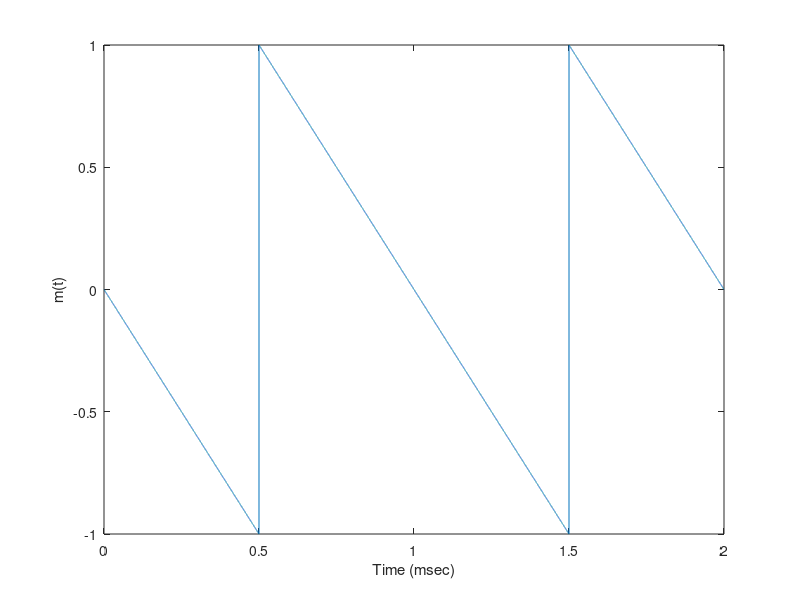
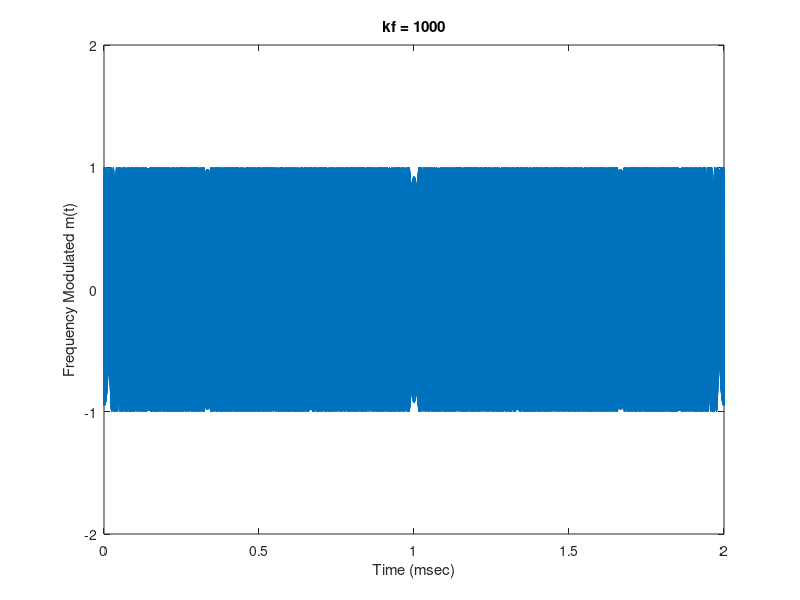
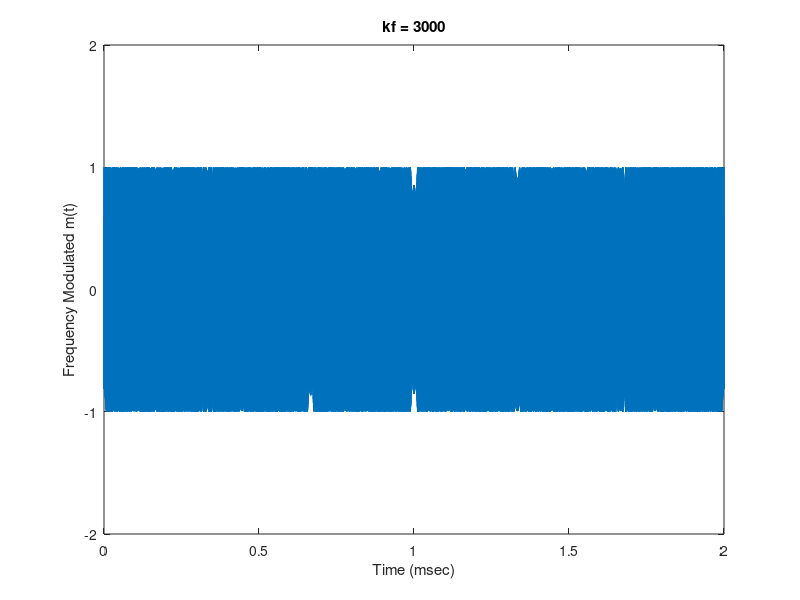
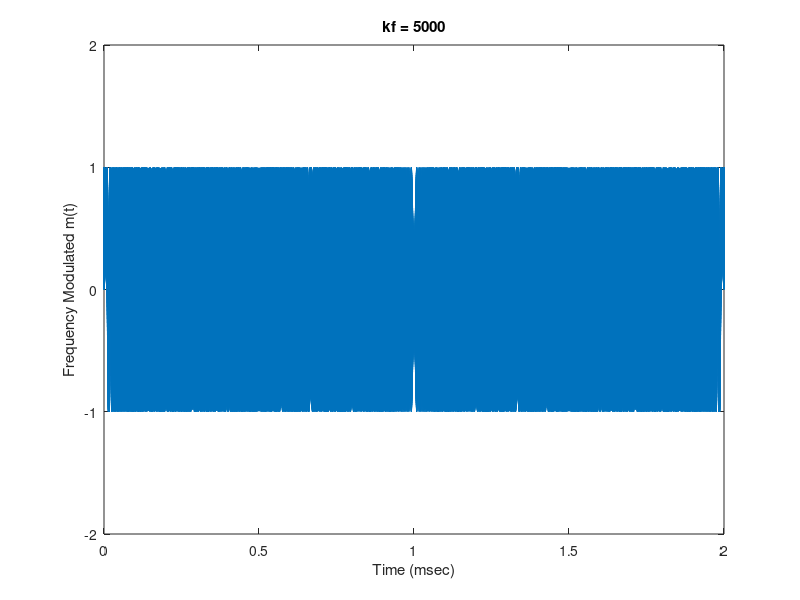

Write the MATLAB code that produced these figures, in order.
clear; clc;

%% Generate and Plot the Message Signal
N = 40000;
t = linspace(0,2,N);
m = sawtooth(2*pi*(-t+0.5));
figure('Name','Information Signal m(t)');
plot(t, m)
xlabel('Time (msec)')
ylabel('m(t)')

%% Generate the Phase Deviation Signal
kf = 1000;
m_integrated = zeros(1,N);
for i = 1:N
    m_integrated(i) = trapz(m(1:i));
end
theta = 2 * pi * kf * m_integrated;

%% Generate the FM Signal
fc = 10000;
carrier = cos(2*pi*400*t);
modulated_carrier = cos(2*pi*fc*t + theta);
figure('Name','FM Signal');
plot(t, modulated_carrier)
xlabel('Time (msec)')
ylabel('Frequency Modulated m(t)')
title('kf = 1000');
ylim([-2,2])

%% Repeat for kf = 3000
kf_2 = 3000;
theta_2 = 2 * pi * kf_2 * m_integrated;
modulated_carrier_2 = cos(2*pi*fc*t + theta_2);
figure('Name','FM Signal');
plot(t, modulated_carrier_2)
xlabel('Time (msec)')
ylabel('Frequency Modulated m(t)')
title('kf = 3000');
ylim([-2,2])

%% Repeat for kf = 5000
kf_3 = 5000;
theta_3 = 2 * pi * kf_3 * m_integrated;
modulated_carrier_3 = cos(2*pi*fc*t + theta_3);
figure('Name','FM Signal');
plot(t, modulated_carrier_3)
xlabel('Time (msec)')
ylabel('Frequency Modulated m(t)')
title('kf = 5000');
ylim([-2,2])
